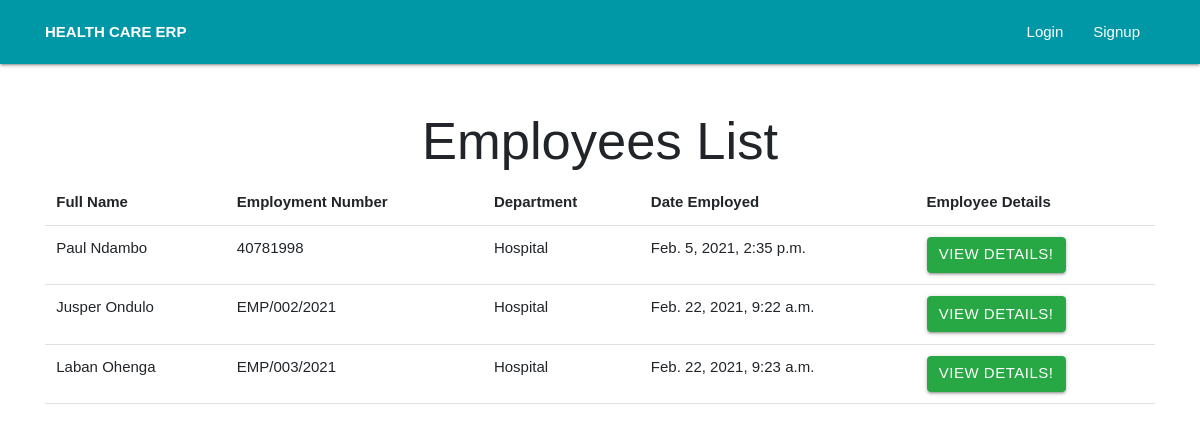
/HumanResource/, run on an earlier commit of the app's database.
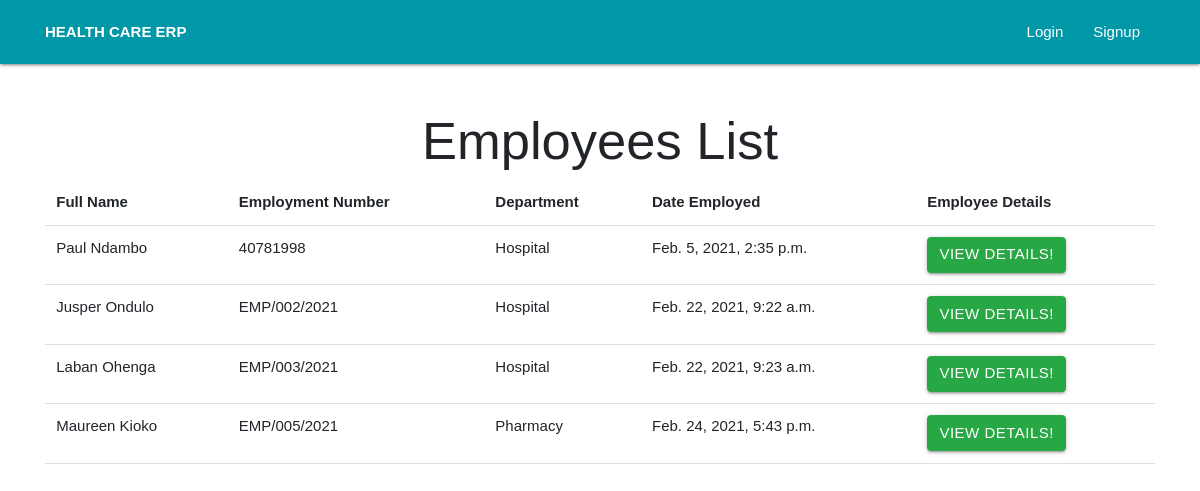
And on a later commit of the database.
### HumanResource/models.py (models this page shows, shortened)
class Employee(models.Model):
    employment_number = models.CharField(max_length=200, unique=True)
    name = models.CharField(max_length=200)
    slug = models.SlugField(max_length=200, unique=True)
    phone = models.CharField(max_length=200)
    email = models.EmailField()
    department = models.CharField(max_length=200, choices=DEPARTMENT_CHOICES)
    employment_date = models.DateTimeField()
    date_of_birth = models.DateTimeField()
    religion = models.CharField(max_length=200, choices=RELIGION_CHOICES)
    gender = models.CharField(max_length=200, choices=GENDER_CHOICES)
    skin_color = models.CharField(max_length=200)
    hair_color = models.CharField(max_length=200)
    height = models.CharField(max_length=200)
    address = models.CharField(max_length=200)
    city = models.CharField(max_length=200)
    country = models.CharField(max_length=200)
    nationality = models.CharField(max_length=200)
    personal_description = models.TextField(max_length=2000)
    profile_photo = models.ImageField(upload_to="pics")
    last_university_attended = models.CharField(max_length=500)
    highest_education_level = models.CharField(max_length=50, choices=HIGHEST_EDUCATION_CHOICES)
    graduation_year = models.DateTimeField(default=timezone.now)
    schools_attended = models.CharField(max_length=500)
    specialization = models.CharField(max_length=500)
    places_worked = models.TextField()
    class Meta:
        verbose_name = ("Employee Detail")
        verbose_name_plural = ("Employees Details")

### HumanResource/views.py (the view)
# urls.py: path("", views.EmployeeList.as_view(), name="employees"),
class EmployeeList(generic.ListView):
    queryset = Employee.objects.all()
    template_name = "hr/employees.html"

### HumanResource/templates/hr/employees.html
{% extends "base_layout.html" %}
{% block heading %}
    <h1 class="display-4 text-center">Employees List</h1>
{% endblock heading %}
 {% block content %}
 <table class="table table-borderless">
     <thead class="border-bottom font-weight-bold">
         <tr>
             <td>Full Name</td>
             <td>Employment Number</td>
             <td>Department</td>
             <td>Date Employed</td>
             <td>Employee Details</td>
         </tr>
     </thead>
     <tbody>
         {% for employee in employee_list %}
            <tr>
                <td>{{ employee.name }}</td>
                <td>{{ employee.employment_number }}</td>
                <td>{{ employee.department }}</td>
                <td>{{ employee.employment_date }}</td>
                <td><a href="{% url 'employee_details' employee.id %}" class="btn btn-success">View Details!</a></td>
            </tr>
         {% endfor %}
     </tbody>
 </table>
{% endblock %}

What changed in the data, as far as the page shows it:
added Employee: name "Maureen Kioko", employment_number "EMP/005/2021", department "Pharmacy", employment_date "Feb. 24, 2021, 5:43 p.m."
